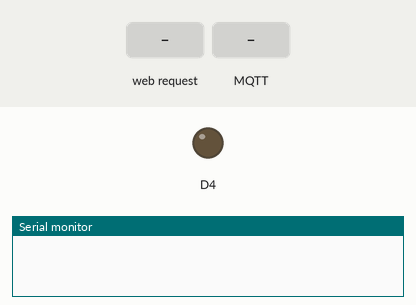
The sketch below on a simulated ESP8266 (NodeMCU). On the bench: output pins drawn as LEDs (lit = HIGH, except the on-board LED, lit = LOW), the last lines printed to the serial monitor. Inputs (shaded band) come from the test bench. WiFi joins after 1.5 s; servers stay silent unless stated; no MQTT or app messages arrive unless stated.

Above: at 0.7 s.
At 2.7 s:
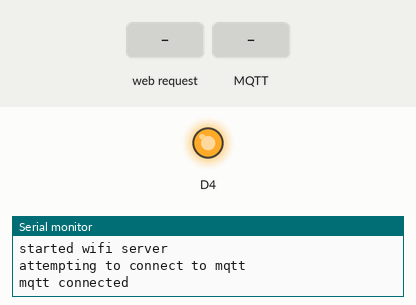
2.8 s: HTTP request GET /door_up received
5.8 s: MQTT message "1" arrives on the first subscribed topic
7.3 s: HTTP request GET /door_down received
9.7 s: MQTT message "0" arrives on the first subscribed topic
12.2 s: MQTT message "2" arrives on the first subscribed topic
Timing chart, 0 to 15.2 s (numbered marks = the images above; inputs shaded):
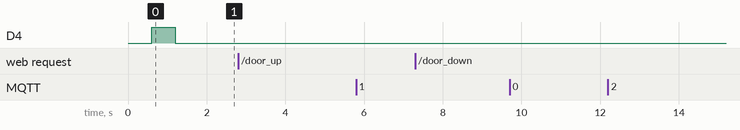

The sketch:

AutoConnectWithFeedbackLED_with_RF.ino
```cpp
#include <ESP8266WiFi.h>          //https://github.com/esp8266/Arduino

//needed for library
#include <DNSServer.h>
#include <ESP8266WebServer.h>
#include <WiFiManager.h>          //https://github.com/tzapu/WiFiManager

//for LED status
#include <Ticker.h>
Ticker ticker;

// for RC switch
#include <RCSwitch.h>

// for PubSubClient for mqtt
#include <PubSubClient.h>

//information about mqtt cloud
#define mqtt_server "m14.cloudmqtt.com" // Thay bằng thông tin của bạn
#define mqtt_topic_pub "home/door"   //Giữ nguyên nếu bạn tạo topic tên là demo
#define mqtt_topic_sub "home/door"
#define mqtt_user "rmtdobup"    //Giữ nguyên nếu bạn tạo user là esp8266 và pass là 123456
#define mqtt_pwd "UV9IS3WZUHbm"
#define mqtt_port 17036
#define mqtt_ssl_port 27036


#define SUCCESS_CODE 200
#define CONTENT_TYPE "text/plain"
#define DEFAULT_RESPONSE "1"
#define DOOR_CODE_UP 3962048
#define DOOR_CODE_DOWN 3961859
#define PORT_DOOR_SEND D5
#define DOOR_CODE_BIT_SIZE 24

WiFiClient espClient;

PubSubClient mqtt_client(espClient);

ESP8266WebServer server(80);

RCSwitch rfDoorSendSwitch = RCSwitch();

void get_string(byte* payload, char* buffer, unsigned int length) {
  for (int i = 0; i < length; i++) {
    buffer[i] = payload[i];
  }
}

void mqtt_callback(char* topic, byte* payload, unsigned int length) {
  Serial.printf("message arrived topic=[%s]\n", topic);
  char msg[length+1];
  //get the message
  get_string(payload, msg, length);
  if (String(topic) == mqtt_topic_pub) {
    Serial.printf("got msg for door [%s]\n", msg);

    if(String(msg)=="1") { //open door
      Serial.println("open door up");
      order_door_up();
    } else {
      Serial.println("close door down");
      order_door_down();
    }
  }
}

void setup_mqtt(void) {
  mqtt_client.setServer(mqtt_server, mqtt_port);
  mqtt_client.setCallback(mqtt_callback);
}

void reconnect_mqtt(void) {
  while (!mqtt_client.connected()) {
    Serial.println("attempting to connect to mqtt");
    if (mqtt_client.connect("Door client", mqtt_user, mqtt_pwd)) {
      Serial.println("mqtt connected");
      mqtt_client.publish(mqtt_topic_pub, "esp_connected");
      mqtt_client.subscribe(mqtt_topic_sub);
    } else {
      Serial.println("connecting to mqtt failed");
      Serial.printf("mqtt client state = %s\n", mqtt_client.state());
      Serial.println("will try again after 5 seconds");
      delay(5000);
    }
  }
}

void tick()
{
  //toggle state
  int state = digitalRead(BUILTIN_LED);  // get the current state of GPIO1 pin
  digitalWrite(BUILTIN_LED, !state);     // set pin to the opposite state
}

//gets called when WiFiManager enters configuration mode
void configModeCallback (WiFiManager *myWiFiManager) {
  Serial.println("Entered config mode");
  Serial.println(WiFi.softAPIP());
  //if you used auto generated SSID, print it
  Serial.println(myWiFiManager->getConfigPortalSSID());
  //entered config mode, make led toggle faster
  ticker.attach(0.2, tick);
}

void order_door_up() {
  rfDoorSendSwitch.send(DOOR_CODE_UP, DOOR_CODE_BIT_SIZE);
  delay(2000);
}

void order_door_down() {
  rfDoorSendSwitch.send(DOOR_CODE_DOWN, DOOR_CODE_BIT_SIZE);
  delay(2000);
}

void handle_door_up() {
  Serial.println("handle door up");
  order_door_up();
  server.send(SUCCESS_CODE, CONTENT_TYPE, DEFAULT_RESPONSE);
  Serial.println("handle door up done");
}

void handle_door_down() {
  Serial.println("handle door down");
  order_door_down();
  server.send(SUCCESS_CODE, CONTENT_TYPE, DEFAULT_RESPONSE);
  Serial.println("handle door down done");
}

void handle_not_found() {
  Serial.println("not found");
  server.send(SUCCESS_CODE, CONTENT_TYPE, "not found");
}

void setup() {
  // put your setup code here, to run once:
  Serial.begin(115200);

  //set led pin as output
  pinMode(BUILTIN_LED, OUTPUT);
  // start ticker with 0.5 because we start in AP mode and try to connect
  ticker.attach(0.6, tick);

  //WiFiManager
  //Local intialization. Once its business is done, there is no need to keep it around
  WiFiManager wifiManager;
  //reset settings - for testing
  //wifiManager.resetSettings();

  //set callback that gets called when connecting to previous WiFi fails, and enters Access Point mode
  wifiManager.setAPCallback(configModeCallback);

  //fetches ssid and pass and tries to connect
  //if it does not connect it starts an access point with the specified name
  //here  "AutoConnectAP"
  //and goes into a blocking loop awaiting configuration
  if (!wifiManager.autoConnect()) {
    Serial.println("failed to connect and hit timeout");
    //reset and try again, or maybe put it to deep sleep
    ESP.reset();
    delay(1000);
  }

  //if you get here you have connected to the WiFi
  Serial.println("connected...yeey :)");
  ticker.detach();
  //keep LED on
  digitalWrite(BUILTIN_LED, LOW);

  //set up rc switch send
  rfDoorSendSwitch.enableTransmit(PORT_DOOR_SEND);

  Serial.println("starting wifi server");
  server.on("/door_up", handle_door_up);
  server.on("/door_down", handle_door_down);
  server.onNotFound(handle_not_found);
  server.begin();
  Serial.println("started wifi server");

  setup_mqtt();
}

void loop() {
  // put your main code here, to run repeatedly:
  //make sure mqtt is connected
  //trying to connect to mqtt
  if(!mqtt_client.connected()) {
    reconnect_mqtt();
  }
  mqtt_client.loop();

  //let the server handle client connections
  server.handleClient();
}
```
